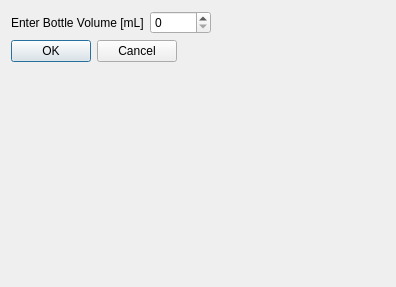
<?xml version="1.0" encoding="UTF-8"?>
<ui version="4.0">
 <class>Dialog</class>
 <widget class="QDialog" name="Dialog">
  <property name="geometry">
   <rect>
    <x>0</x>
    <y>0</y>
    <width>396</width>
    <height>287</height>
   </rect>
  </property>
  <property name="windowTitle">
   <string>Dialog</string>
  </property>
  <layout class="QFormLayout" name="formLayout">
   <item row="0" column="0">
    <layout class="QHBoxLayout" name="horizontalLayout">
     <item>
      <widget class="QLabel" name="label">
       <property name="text">
        <string>Enter Bottle Volume [mL]</string>
       </property>
      </widget>
     </item>
     <item>
      <widget class="QDoubleSpinBox" name="bottleVolSpinBox">
       <property name="decimals">
        <number>0</number>
       </property>
       <property name="maximum">
        <double>10000.000000000000000</double>
       </property>
       <property name="singleStep">
        <double>100.000000000000000</double>
       </property>
      </widget>
     </item>
    </layout>
   </item>
   <item row="1" column="0">
    <widget class="QDialogButtonBox" name="buttonBox">
     <property name="orientation">
      <enum>Qt::Horizontal</enum>
     </property>
     <property name="standardButtons">
      <set>QDialogButtonBox::Cancel|QDialogButtonBox::Ok</set>
     </property>
    </widget>
   </item>
  </layout>
 </widget>
 <resources/>
 <connections>
  <connection>
   <sender>buttonBox</sender>
   <signal>accepted()</signal>
   <receiver>Dialog</receiver>
   <slot>accept()</slot>
   <hints>
    <hint type="sourcelabel">
     <x>248</x>
     <y>254</y>
    </hint>
    <hint type="destinationlabel">
     <x>157</x>
     <y>274</y>
    </hint>
   </hints>
  </connection>
  <connection>
   <sender>buttonBox</sender>
   <signal>rejected()</signal>
   <receiver>Dialog</receiver>
   <slot>reject()</slot>
   <hints>
    <hint type="sourcelabel">
     <x>316</x>
     <y>260</y>
    </hint>
    <hint type="destinationlabel">
     <x>286</x>
     <y>274</y>
    </hint>
   </hints>
  </connection>
 </connections>
</ui>
